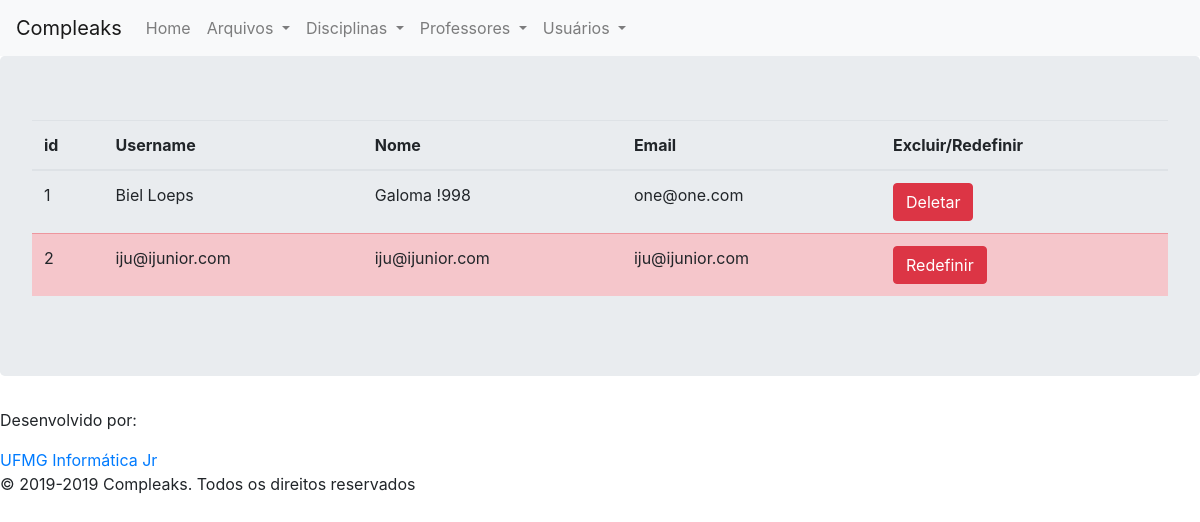
The page /usuarios/listar (signed in) on the database its author committed.
### compleaks/usuarios/models.py (models this page shows, shortened)
class Usuario(db.Model, UserMixin):
	__tablename__ = 'usuarios'
	id = db.Column(db.Integer, primary_key=True)
	username = db.Column(db.String(30), unique=True)
	hhash = db.Column(db.String)
	nome = db.Column(db.String(120))
	email = db.Column(db.String(120), unique=True)
	curso = db.Column(db.String(64))
	periodo = db.Column(db.Integer)
	is_admin = db.Column(db.Integer)
	data_criacao = db.Column(db.DateTime, default=datetime.now())
	is_eligible = db.Column(db.Boolean)
	data_deletado = db.Column(db.DateTime, nullable=True)
	id_deletor = db.Column(db.Integer, nullable=True)
	motivo_delete = db.Column(db.String(120), nullable=True)
	arquivos = db.relationship('Arquivo', backref='author', lazy=True)

### compleaks/usuarios/views.py (the view)
@usuarios.route('/listar', methods=['POST', 'GET'])
@login_required
def listar():
	if not current_user.is_admin:
		abort(403)
	users = Usuario.query.order_by(Usuario.username)
	return render_template('todos_users.html', users=users)

### compleaks/usuarios/models.py (called while the page is built)
@login_manager.user_loader
def load_user(user_id):
    return Usuario.query.get(user_id)

### compleaks/usuarios/templates/usuarios/todos_users.html (shortened to what this page needs)
{% extends "base.html" %}
{% block content %}
{% if current_user.is_admin %}
<table class="table table-hover">
    <thead>
      <tr>
        <th scope="col">id</th>
        <th scope="col">Username</th>
        <th scope="col">Nome</th>
        <th scope="col">Email</th>
        <th scope="col">Excluir/Redefinir</th>
      </tr>
    </thead>
    <tbody>
        {% for user in users %}
        {% if not user.is_eligible %}
            <tr class="table-danger">
        {% else %}
            <tr >
        {% endif %}
            <td scope="row"> {{user.id}} </td>
            <td> {{user.username}} </td>
            <td> {{user.nome}} </td>
            <td> {{user.email}} </td>
                <td>
                    {% if not user.is_eligible %}
                        <button type="button" class="btn btn-danger" data-toggle="modal"  data-target="#red_confirm{{user.id}}" >Redefinir</button>
                    {%else%}
                        <button type="button" class="btn btn-danger" data-toggle="modal"  data-target="#del_confirm{{user.id}}" >Deletar</button>
                    {% endif %}
                </td>
             </tr>
        {% endfor %}
    </tbody>
  </table>
{% endif %}
{% endblock %}

### rows shown on the page
Usuario: id "1", username "Biel Loeps", nome "Galoma !998", email "one@one.com"
Usuario: id "2", username "iju@ijunior.com", nome "iju@ijunior.com", email "iju@ijunior.com"
